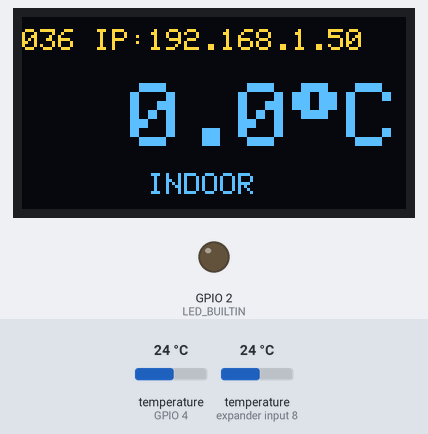
Bench run of a sketch on a simulated ESP32. Parts: 128×64 one-colour display, output pins drawn as LEDs (lit = HIGH). Inputs (shaded band) come from the test bench; at power-on: temperature (sensors on GPIO 4, expander input 8) 24 °C. The OLED is the two-colour kind (top 16 rows yellow); WiFi joins after 1.5 s; servers stay silent unless stated; uploads are accepted with an empty reply; what the sketch prints to the serial monitor is not drawn.

Above: at 4.7 s.
4.8 s: temperature (sensor on GPIO 4) set to 12 °C
At 10.6 s:
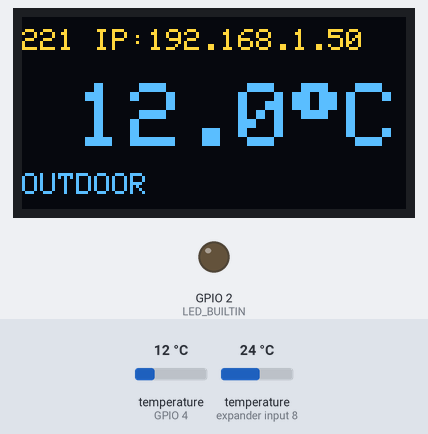
13.9 s: temperature (sensor on expander input 8) set to 12 °C
At 20.99 s:
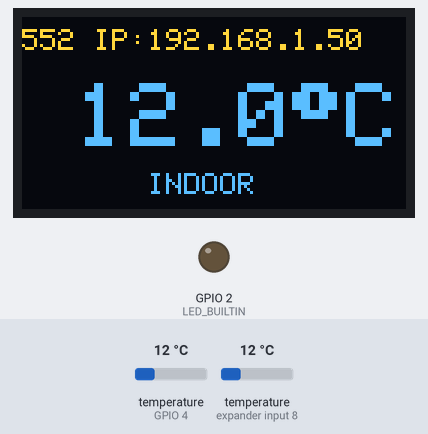
23.0 s: temperature (sensor on GPIO 4) set to 19 °C
At 30.7 s:
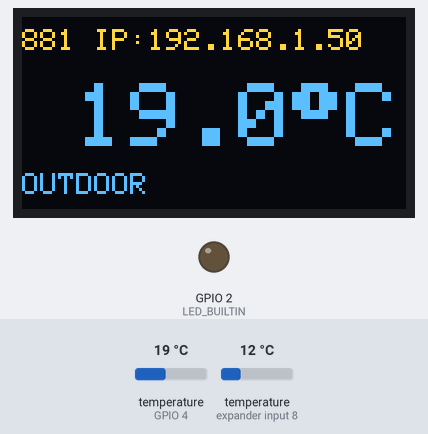
32.1 s: temperature (sensor on expander input 8) set to 19 °C
At 41.03 s:
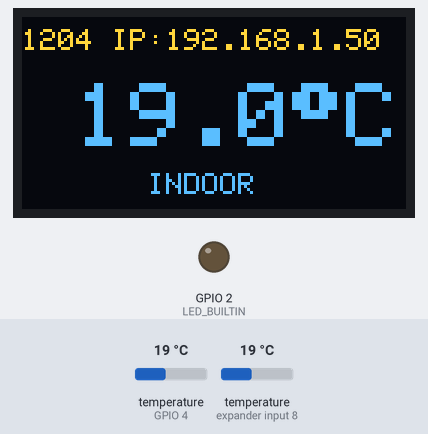
42.3 s: temperature (sensor on GPIO 4) set to 28 °C
At 50.4 s:
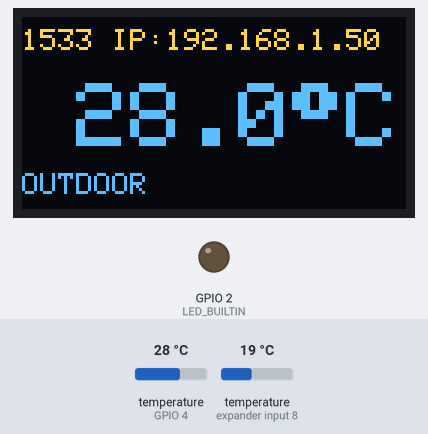
51.4 s: temperature (sensor on expander input 8) set to 28 °C
At 61.08 s:
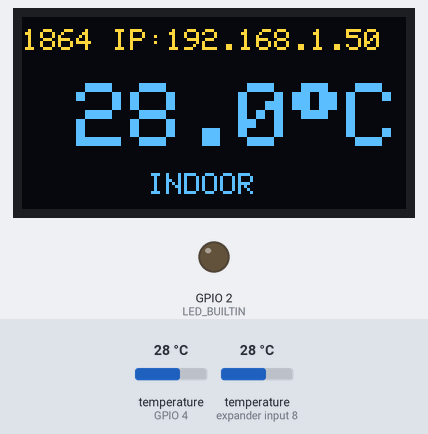

The sketch:

esp32daq.ino
```cpp
#include <WiFi.h>
#include <HTTPClient.h>

#include <OneWire.h>
#include <DallasTemperature.h>

#include <SPI.h>
#include <Wire.h>
#include <Adafruit_GFX.h>
#include <Adafruit_SSD1306.h>

#define SCREEN_WIDTH 128 // OLED display width, in pixels
#define SCREEN_HEIGHT 64 // OLED display height, in pixels

// Declaration for an SSD1306 display connected to I2C (SDA, SCL pins)
#define OLED_RESET     -1 // Reset pin # (or -1 if sharing Arduino reset pin)

Adafruit_SSD1306 display(SCREEN_WIDTH, SCREEN_HEIGHT, &Wire, OLED_RESET);

const char* ssid     = "__tu_wpisz_ssid_sieci__";
const char* password = "__tu_wpisz_haslo__";

String url = "__tu_url_do_zdalnego_systemu__";

unsigned long lastTime = 0;
unsigned long timerDelay = 5 * 1000  ; //60*1000; // 1 minuta

const int oneWireBus = 4;

OneWire oneWire(oneWireBus);

DallasTemperature sensors( &oneWire );

DeviceAddress Thermometer;

void printAddress(DeviceAddress deviceAddress) {
  for (uint8_t i = 0; i < 8; i++) {
    Serial.print("0x");
    if (deviceAddress[i] < 0x10) Serial.print("0");
    Serial.print(deviceAddress[i], HEX);
    if (i < 7) Serial.print(", ");
  }
  Serial.println("");
}

void setup() {

    pinMode(LED_BUILTIN, OUTPUT);
    Serial.begin(115200);

    Serial.println();
    Serial.println();
    Serial.print("Connecting to ");
    Serial.println(ssid);

    WiFi.begin(ssid, password);

    while (WiFi.status() != WL_CONNECTED) {
        delay(500);
        Serial.print(".");
    }

    Serial.println("");
    Serial.println("WiFi connected.");
    Serial.println("IP address: ");
    Serial.println(WiFi.localIP());

    sensors.begin();

    if(!display.begin(SSD1306_SWITCHCAPVCC, 0x3C)) { // Address 0x3D for 128x64
        Serial.println(F("SSD1306 allocation failed"));
   //     for(;;); // Don't proceed, loop forever
    }
    Serial.println("lcd done");
    delay(2000); // Pause for 2 second
    display.clearDisplay();
    Serial.println("lcd operations");
    display.setTextColor(SSD1306_WHITE);        // Draw white text

    // sprawdzenie sensorów
    /*byte i;
    byte addr[8];

    if (!oneWire.search( addr )) {
        Serial.println(" No more addresses.");
        Serial.println();
        oneWire.reset_search();
        return;
    }
    Serial.print(" ROM =");
    for (i = 0; i < 8; i++) {
        Serial.write(' ');
        Serial.print(addr[i], HEX);
    }*/
/*
    // locate devices on the bus
  Serial.println("Locating devices...");
  Serial.print("Found ");
  int deviceCount = sensors.getDeviceCount();
  Serial.print(deviceCount, DEC);
  Serial.println(" devices.");
  Serial.println("");

  Serial.println("Printing addresses...");
  for (int i = 0;  i < deviceCount;  i++)
  {
    Serial.print("Sensor ");
    Serial.print(i+1);
    Serial.print(" : ");
    sensors.getAddress(Thermometer, i);
    printAddress(Thermometer);
  }

  */
}

char s [32] = "";
int cntr = 0;

uint8_t sensor1[8] = { 0x10, 0x6F, 0xF1, 0x72, 0x03, 0x08, 0x00, 0x4A }; // in
uint8_t sensor2[8] = { 0x10, 0x1E, 0x1B, 0x73, 0x03, 0x08, 0x00, 0x0D }; // out

bool inDoor = true;

bool selToPost = true;

int requestCntr = 0;

float tempIndoor = 0;
float tempOutdoor = 0;

void PostTempData( float f, String name ) {
  char s [32] = "";
  sprintf( s, "%5.2f", f );
  String ss(s);
  ss.trim();
  String endPoint = url + "?sensor=" + name + "&value=" + ss;
  Serial.println( endPoint );

  HTTPClient http;
  http.begin( endPoint.c_str() );
  Serial.println( "Remote call" );
  int httpResponseCode = http.GET();
  if (httpResponseCode>0) {
    Serial.print( "HTTP Response code: " );
    Serial.println( httpResponseCode );
    String payload = http.getString();
    Serial.println( payload );
  }
  else {
    Serial.print( "HTTP Error code: " );
    Serial.println( httpResponseCode );
  }
  http.end();
}

void loop() {

    while ( 1 ) {
        display.clearDisplay();
        display.setTextSize(1);
        display.setCursor(0,4);
        sprintf( s, "%03d", cntr++ );
        display.println( String(s) + " IP:" + WiFi.localIP().toString() );

        display.setCursor(0,52);
        display.println( inDoor ? "       INDOOR " :  "OUTDOOR       " );


        sprintf(s, "%5.1f", inDoor ? tempIndoor : tempOutdoor );
        display.setCursor(0,22);
        display.setTextSize(3);
        display.println( String(s) + String((char)247) + "C");

        display.display();

        if ( ( millis() - lastTime) > timerDelay) {
            lastTime = millis();
            inDoor ^= true;
            if( WiFi.status() != WL_CONNECTED){
                Serial.println("No WiFi");
                ESP.restart();
            }
            sensors.requestTemperatures();
            if ( inDoor ) {
              tempIndoor = sensors.getTempC( sensor1 );
            }
            else {
              tempOutdoor = sensors.getTempC( sensor2 );
            }

            requestCntr++; // co 5 sek
            if ( requestCntr > 6 ){
                requestCntr = 0;
                selToPost ^= true;
                if ( selToPost ) {
                  PostTempData(tempIndoor, "ESP32IN");
                }
                else {
                  PostTempData(tempOutdoor, "ESP32OUT");
                }
            }
        }
    } // while
} // loop
```

Measured:
- what the display in image 1 shows lasts 0.8 s, from 10.0 s to 10.8 s
